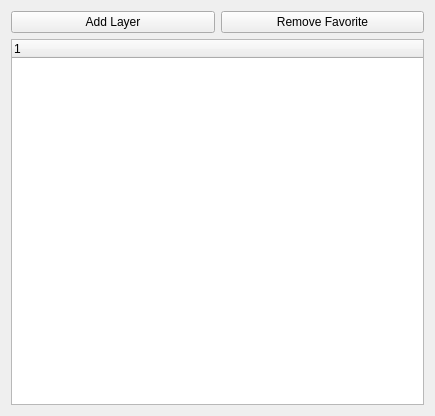
<ui version="4.0" >
 <class>Favorites</class>
 <widget class="QWidget" name="Favorites" >
  <property name="geometry" >
   <rect>
    <x>0</x>
    <y>0</y>
    <width>435</width>
    <height>416</height>
   </rect>
  </property>
  <property name="windowTitle" >
   <string>Form</string>
  </property>
  <layout class="QVBoxLayout" >
   <item>
    <layout class="QHBoxLayout" >
     <item>
      <widget class="QPushButton" name="addLayer" >
       <property name="toolTip" >
        <string>Add layer to active document</string>
       </property>
       <property name="statusTip" >
        <string>Add layer to active document</string>
       </property>
       <property name="text" >
        <string>Add Layer</string>
       </property>
      </widget>
     </item>
     <item>
      <widget class="QPushButton" name="removeFavoriteButton" >
       <property name="text" >
        <string>Remove Favorite</string>
       </property>
      </widget>
     </item>
    </layout>
   </item>
   <item>
    <widget class="QTreeWidget" name="_favoritesTree" >
     <column>
      <property name="text" >
       <string>1</string>
      </property>
     </column>
    </widget>
   </item>
  </layout>
 </widget>
 <resources/>
 <connections/>
</ui>
